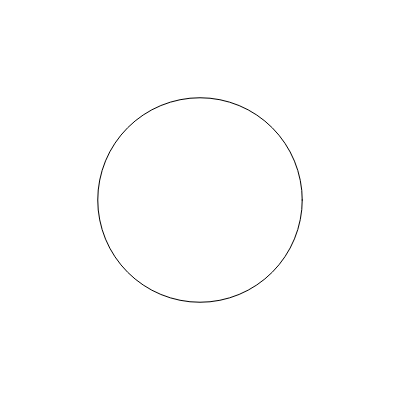
Frame 1 (no input)
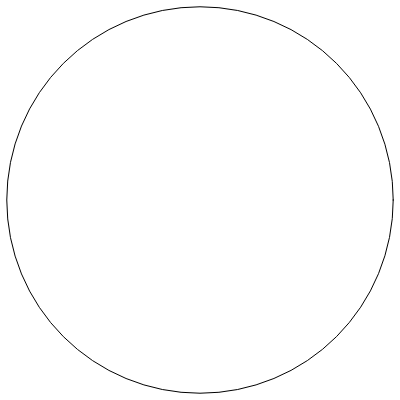
Frame 60 (no input)
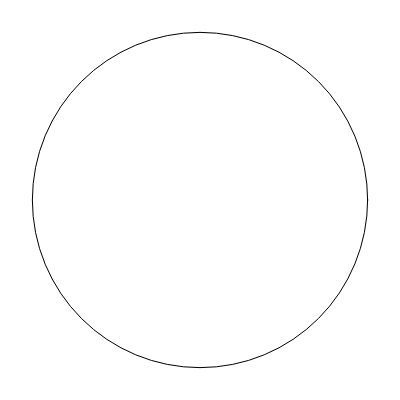
Frame 120 (the mouse pressed at the canvas centre since frame 60)

The p5.js sketch that drew these frames (run headless with seeded random() and noise() and a simulated clock; from frame 60 on, the mouse is pressed at the canvas centre):

// p5.js sketch
// ── sketch.js

function setup() {
  createCanvas(400, 400);
  noFill();
}

function draw() {
  background(255);
  
  // get the sin of frameCount (which is continually increasing)
  // to make it go up more slowly, we divide by something (50 in this case)
  let num = sin(frameCount / 50);
  
  // map the result of sin (which varies from -1 to 1)
  // to the range we want (1 to 400 pixels)
  let diam = map(num, -1, 1, 1, 400)
  
  // finally, draw the circle
  circle(200, 200, diam);
}
